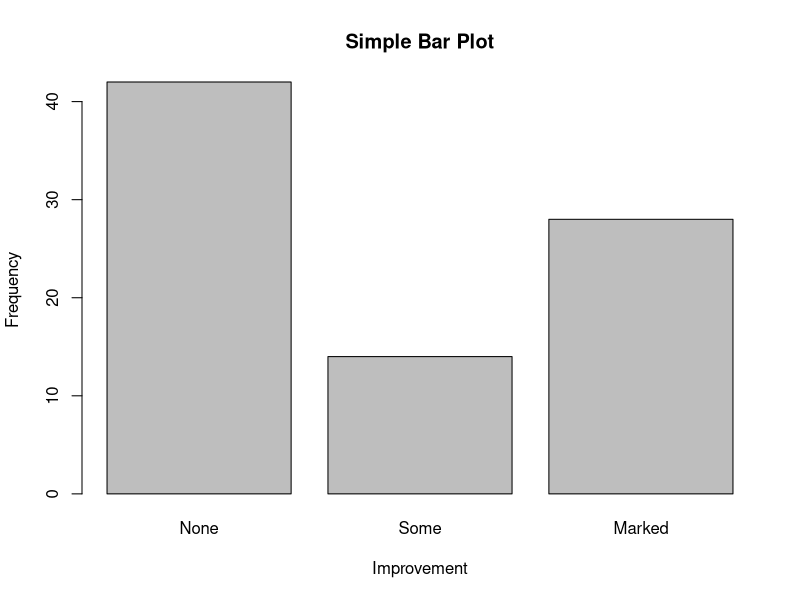
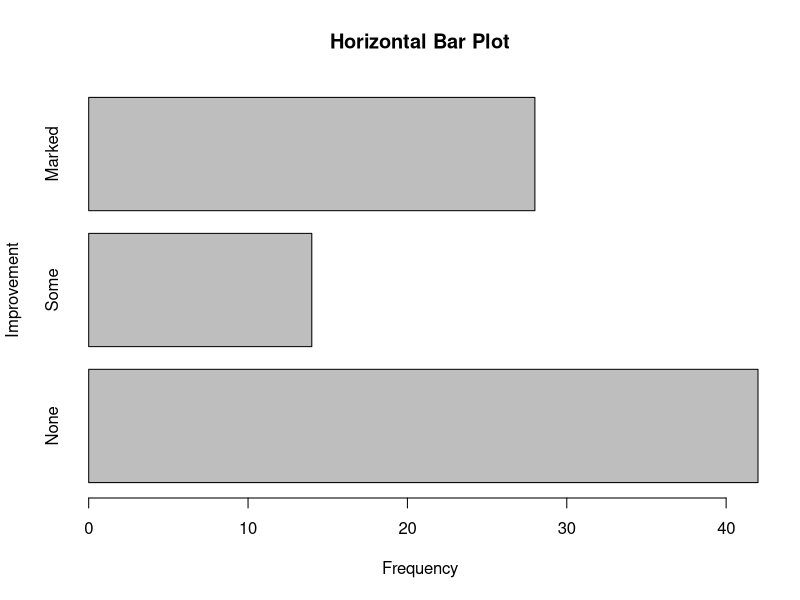

Write R code to recreate these figures, in order.
## ---- chunk 1
knitr::opts_chunk$set(echo = TRUE,
                      message = F)
## ---- chunk 2
library(vcd)
counts <- table(Arthritis$Improved)
barplot(counts,
        main="Simple Bar Plot",
        xlab="Improvement", ylab="Frequency")
## ---- chunk 3
barplot(counts,
        horiz=TRUE,
        main="Horizontal Bar Plot",
        xlab="Frequency", ylab="Improvement")
## ---- chunk 4
counts <- table(Arthritis$Improved, Arthritis$Treatment)
